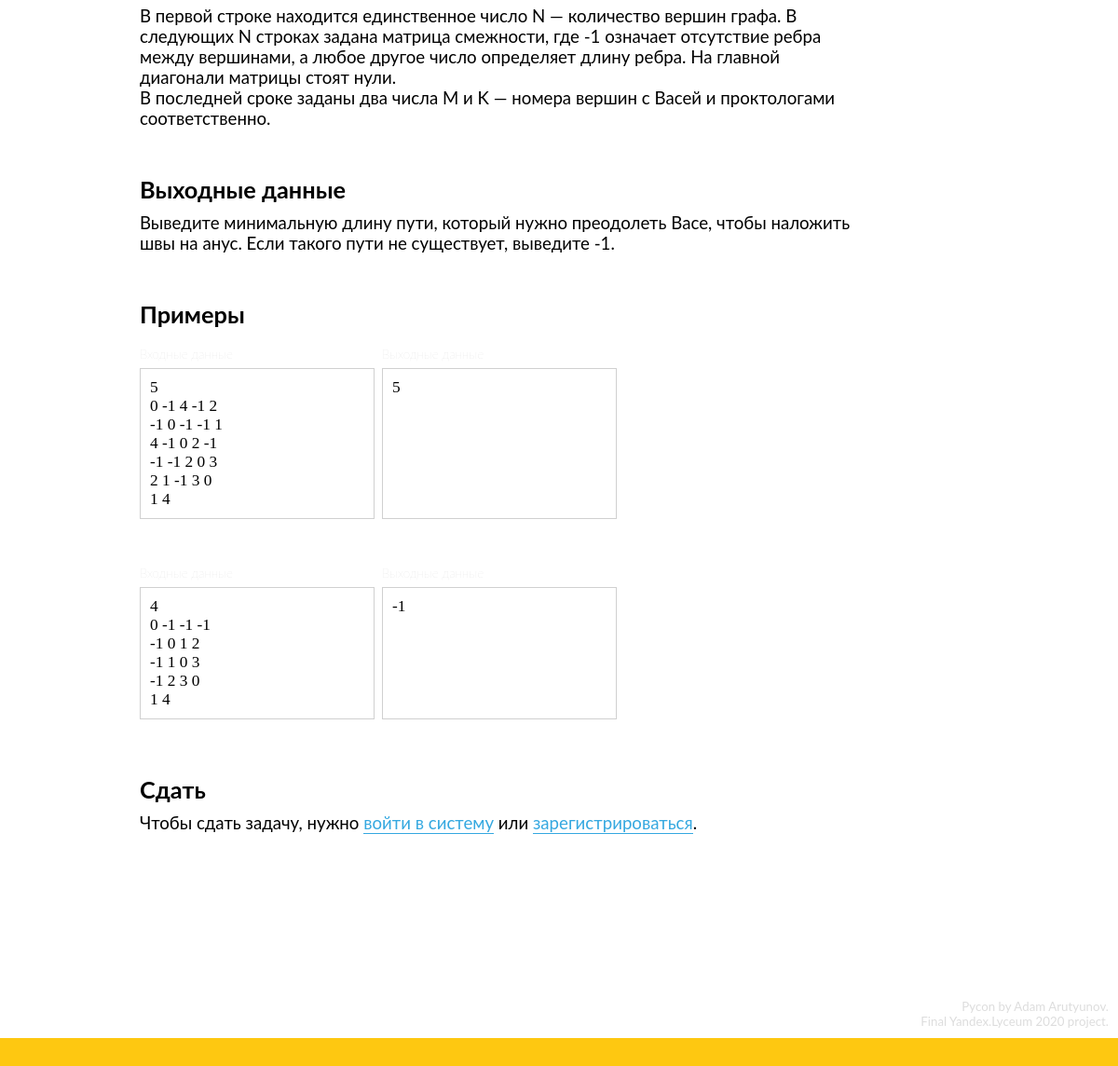
The app's page /problems/1 (lower part), older data.
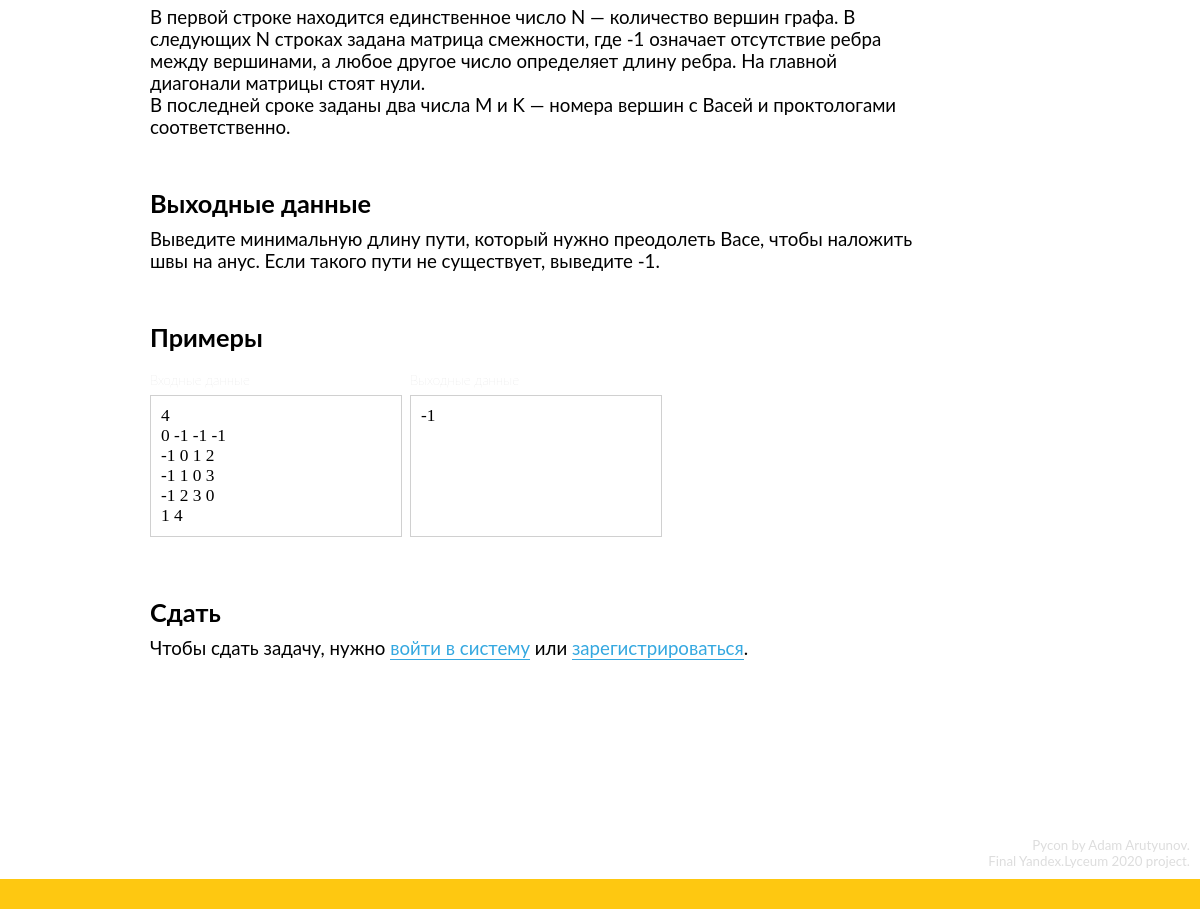
The same page, newer data.
### data/models/test.py (models this page shows)
class Test(SqlAlchemyBase, SerializerMixin):
    __tablename__ = 'tests'
    id = Column(Integer, primary_key=True, autoincrement=True)
    number = Column(Integer, nullable=False)
    input_data = Column(String, nullable=True)
    output_data = Column(String, nullable=True)
    example = Column(Boolean, nullable=False)
    problem_id = Column(Integer, ForeignKey('problems.id'))
    problem = orm.relation("Problem")

### Pycon.py (the view)
@app.route('/problems/<int:problem_id>', methods=["GET", "POST"])
def problem(problem_id):
    session = db_session.create_session()
    problem = session.query(Problem).get(problem_id)
    if not problem:
        abort(404)
    submit_file = SubmitFileForm()
    submit_text = SubmitTextForm()
    if submit_file.validate_on_submit():
        PyconSolutionChecker.submit(problem,
                                    submit_file.data.data.read().decode(encoding='utf-8'))
        return redirect(f'/submissions')
    if submit_text.validate_on_submit():
        PyconSolutionChecker.submit(problem,
                                    submit_text.data.data)
        return redirect(f'/submissions')
    return render_template('problem.html',
                           title=f"Задача №{problem_id}",
                           problem=problem,
                           submit_file_form=submit_file,
                           submit_text_form=submit_text)

### data/db_session.py (called while the page is built)
def create_session() -> Session:
    global __scoped_session
    return __scoped_session

### data/models/problem.py (called while the page is built)
    @property
    def examples(self):
        return list(filter(lambda x: x.example, self.tests))

### templates/problem.html (shortened to what this page needs)
{% extends "base.html" %}
{% block content %}
  {% if problem.input_data %}
    <div class="content-block" id="input-data">
      {{ problem.input_data|safe }}
    </div>
  {% endif %}
  {% if problem.output_data %}
    <div class="content-block" id="output-data">
      <h3>
        Выходные данные
      </h3>
      {{ problem.output_data|safe }}
    </div>
  {% endif %}
  {% if problem.examples %}
    <div class="content-block" id="examples">
      <h3>
        Примеры
      </h3>
      {% for example in problem.examples %}
        <div class="example">
          <div class="example-input">
            <span class="small-grey-label">
            </span>
            <div class="data-box">
              {{ example.input_data|replace('\n', '<br>')|safe }}
            </div>
          </div>
          <div class="example-output">
            <span class="small-grey-label">
            </span>
            <div class="data-box">
              {{ example.output_data|replace('\n', '<br>')|safe }}
            </div>
          </div>
        </div>
      {% endfor %}
    </div>
  {% endif %}
  <div class="content-block" id="send">
    <h3>
      Сдать
    </h3>
    {% if current_user.is_authenticated %}
      <div class="normal-block">
        <form method="post" enctype="multipart/form-data" name="file-solution-send" action="">
          {{ submit_file_form.hidden_tag() }}
          <label class="label">
            <span class="primary-button">Загрузить файл</span>
            {{ submit_file_form.data(class="nodisp", onchange="this.form.submit()") }}
          </label>
          {% for error in submit_file_form.data.errors %}
              <div class="alert alert-danger small-block" role="alert">
                  {{ error }}
              </div>
          {% endfor %}
        </form>
      </div>
      <div class="big-block">
        <form method="post" name="text-solution-send" action="">
          {{ submit_text_form.hidden_tag() }}
          {{ submit_text_form.data(id="solution-text") }}
          {% for error in submit_text_form.data.errors %}
              <div class="alert alert-danger small-block" role="alert">
                  {{ error }}
              </div>
          {% endfor %}
          <div class="small-block">
            {{ submit_text_form.submit(class="submit_button") }}
          </div>
        </form>
      </div>
      <div class="normal-block" id="my-submissions">
        <a href="/problems/{{problem.id}}/submissions">Мои посылки</a>
      </div>
    {% else %}
        Чтобы сдать задачу, нужно <a href="/login?next=/problems/{{ problem.id }}#send">войти в систему</a> или <a href="/registernext=/problems/{{ problem.id }}#send">зарегистрироваться</a>.
    {% endif %}
  </div>
{% endblock %}

Row changes from the older to the newer data that the page shows:
no longer on this page (row edited): Test: input_data "5 0 -1 4 -1 2 -1 0 -1 -1 1 4 -1 0 2 -1 -1 -1 2 0 3 2 1 -1 3 0 1 4", output_data "5"
